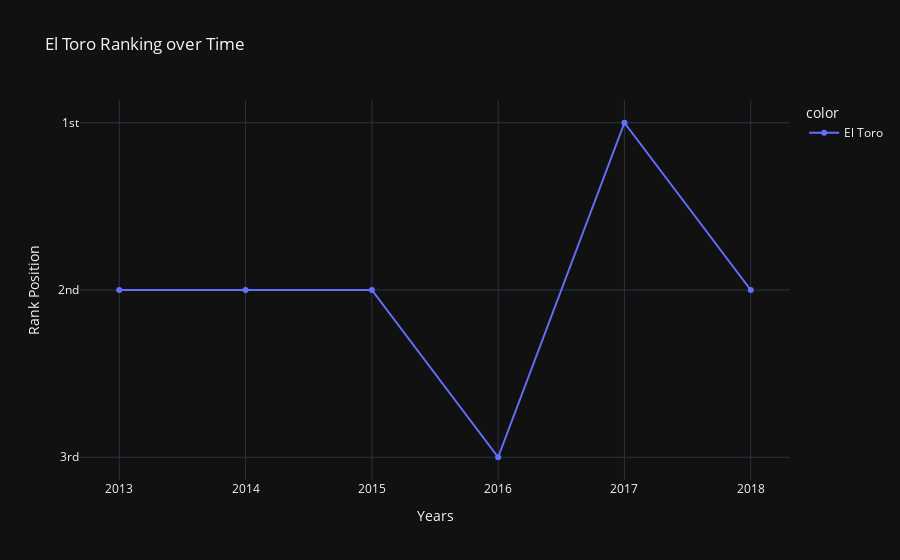

The cell this chart's notebook holds for it:
### Markdown cell above
2. Write a function that will plot the ranking of a given roller coaster over time as a line. Your function should take a roller coaster's name and a ranking DataFrame as arguments. Make sure to include informative labels that describe your visualization.

   Call your function with `"El Toro"` as the roller coaster name and the wood ranking DataFrame. What issue do you notice? Update your function with an additional argument to alleviate the problem, and retest your function.

### Code cell
# 2
# Create a function to plot rankings over time for 1 roller coaster

# Using Matlplotlib
def plotrc(rcname, df, park_name):
    selection = df[['Name', 'Rank', 'Year of Rank', 'Park']]
    selection = df[(df.Name == rcname) & (df.Park == park_name)]
    year_data = selection['Year of Rank'].unique()
    year_data = year_data.tolist()
    x_values = range(len(year_data))

    plt.style.use('fivethirtyeight')
    plt.figure(figsize=(20, 8))
    ax = plt.subplot()
    ax.invert_yaxis()
    plt.plot(x_values, selection.Rank.values, marker='o', color='r')
    
    ax.set_xticks(x_values)
    ax.set_yticks(selection.Rank.values)
    ax.set_xticklabels(year_data)

    plt.title('{} Ranking over Time'.format(rcname))
    plt.xlabel("Years")
    plt.ylabel("Rank Position")
    plt.legend([rcname], shadow=True)

# Using plotly
def plotrc_p(rcname, df, park_name):
    selection = df[['Name', 'Rank', 'Year of Rank', 'Park']]
    selection = df[(df.Name == rcname) & (df.Park == park_name)]
    fig = px.line(df, x=selection['Year of Rank'], y=selection['Rank'], title='{} Ranking over Time'.format(rcname), color=selection['Name'],  labels={
        "x": "Years",
        "y": "Rank Position"
    }, markers=True, template='plotly_dark')
    fig.update_layout(yaxis=dict(autorange="reversed"))
    lbl = ['1st', '2nd', '3rd']
    fig.update_layout(yaxis=dict(tickmode='array', tickvals=['1','2','3'], ticktext=lbl))
    fig.show()

# Create a plot of El Toro ranking over time
# Matplotlib
# plotrc('El Toro', rc_wood_data, 'Six Flags Great Adventure')
# Plotly
plotrc_p('El Toro', rc_wood_data, 'Six Flags Great Adventure')

### Figure 1 — Plotly figure (JSON) as saved in the notebook; plotly's stock layout.template omitted (floating-point values rounded to 4 significant figures)
{"data": [{"hovertemplate": "color=El Toro<br>Years=%{x}<br>Rank Position=%{y}<extra></extra>", "legendgroup": "El Toro", "line": {"color": "#636efa", "dash": "solid"}, "marker": {"symbol": "circle"}, "mode": "markers+lines", "name": "El Toro", "orientation": "v", "showlegend": true, "type": "scatter", "x": [2013, 2014, 2015, 2016, 2017, 2018], "xaxis": "x", "y": [2, 2, 2, 3, 1, 2], "yaxis": "y"}], "layout": {"legend": {"title": {"text": "color"}, "tracegroupgap": 0}, "title": {"text": "El Toro Ranking over Time"}, "xaxis": {"anchor": "y", "domain": [0, 1], "title": {"text": "Years"}}, "yaxis": {"anchor": "x", "autorange": "reversed", "domain": [0, 1], "tickmode": "array", "ticktext": ["1st", "2nd", "3rd"], "tickvals": ["1", "2", "3"], "title": {"text": "Rank Position"}}}}
